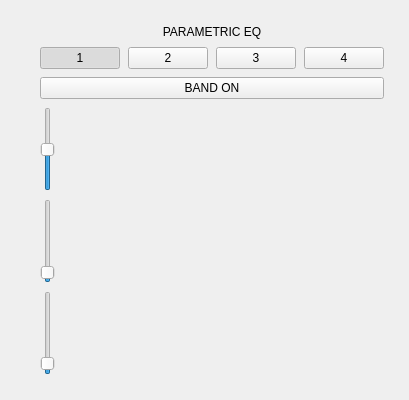
               <widget class="QWidget" name="pageEq">
                <layout class="QHBoxLayout" name="eqLayout" stretch="3,1">
                 <property name="spacing">
                  <number>15</number>
                 </property>
                 <property name="leftMargin">
                  <number>15</number>
                 </property>
                 <property name="topMargin">
                  <number>15</number>
                 </property>
                 <property name="rightMargin">
                  <number>15</number>
                 </property>
                 <property name="bottomMargin">
                  <number>15</number>
                 </property>
                 <item>
                  <widget class="EqGraphWidget" name="EqGraph" native="true"/>
                 </item>
                 <item>
                  <widget class="QFrame" name="eqParamsBox">
                   <property name="cls" stdset="0">
                    <string>DetailSectionBox</string>
                   </property>
                   <layout class="QVBoxLayout" name="eqParamsLayout" stretch="0,0,0,1,1,1">
                    <property name="spacing">
                     <number>8</number>
                    </property>
                    <property name="leftMargin">
                     <number>10</number>
                    </property>
                    <property name="topMargin">
                     <number>10</number>
                    </property>
                    <property name="rightMargin">
                     <number>10</number>
                    </property>
                    <property name="bottomMargin">
                     <number>10</number>
                    </property>
                    <item>
                     <widget class="QLabel" name="eqTitle">
                      <property name="text">
                       <string>PARAMETRIC EQ</string>
                      </property>
                      <property name="alignment">
                       <set>Qt::AlignCenter</set>
                      </property>
                     </widget>
                    </item>
                    <item>
                     <layout class="QHBoxLayout" name="bandSelLayout">
                      <item>
                       <widget class="QPushButton" name="eqBandBtn0">
                        <property name="text">
                         <string>1</string>
                        </property>
                        <property name="checkable">
                         <bool>true</bool>
                        </property>
                        <property name="checked">
                         <bool>true</bool>
                        </property>
                        <property name="cls" stdset="0">
                         <string>EqBandSelectBtn</string>
                        </property>
                       </widget>
                      </item>
                      <item>
                       <widget class="QPushButton" name="eqBandBtn1">
                        <property name="text">
                         <string>2</string>
                        </property>
                        <property name="checkable">
                         <bool>true</bool>
                        </property>
                        <property name="cls" stdset="0">
                         <string>EqBandSelectBtn</string>
                        </property>
                       </widget>
                      </item>
                      <item>
                       <widget class="QPushButton" name="eqBandBtn2">
                        <property name="text">
                         <string>3</string>
                        </property>
                        <property name="checkable">
                         <bool>true</bool>
                        </property>
                        <property name="cls" stdset="0">
                         <string>EqBandSelectBtn</string>
                        </property>
                       </widget>
                      </item>
                      <item>
                       <widget class="QPushButton" name="eqBandBtn3">
                        <property name="text">
                         <string>4</string>
                        </property>
                        <property name="checkable">
                         <bool>true</bool>
                        </property>
                        <property name="cls" stdset="0">
                         <string>EqBandSelectBtn</string>
                        </property>
                       </widget>
                      </item>
                     </layout>
                    </item>
                    <item>
                     <widget class="QPushButton" name="eqBandActiveBtn">
                      <property name="text">
                       <string>BAND ON</string>
                      </property>
                      <property name="checkable">
                       <bool>true</bool>
                      </property>
                      <property name="cls" stdset="0">
                       <string>YellowLedBtn</string>
                      </property>
                     </widget>
                    </item>
                    <item>
                     <widget class="RotaryKnob" name="eqGainKnob">
                      <property name="minimum">
                       <number>-150</number>
                      </property>
                      <property name="maximum">
                       <number>150</number>
                      </property>
                      <property name="value">
                       <number>0</number>
                      </property>
                      <property name="defaultValue" stdset="0">
                       <double>0.000000000000000</double>
                      </property>
                      <property name="label" stdset="0">
                       <string>GAIN</string>
                      </property>
                      <property name="small" stdset="0">
                       <bool>true</bool>
                      </property>
                     </widget>
                    </item>
                    <item>
                     <widget class="RotaryKnob" name="eqFreqKnob">
                      <property name="minimum">
                       <number>20</number>
                      </property>
                      <property name="maximum">
                       <number>20000</number>
                      </property>
                      <property name="value">
                       <number>1000</number>
                      </property>
                      <property name="defaultValue" stdset="0">
                       <double>1000.000000000000000</double>
                      </property>
                      <property name="label" stdset="0">
                       <string>FREQ</string>
                      </property>
                      <property name="small" stdset="0">
                       <bool>true</bool>
                      </property>
                     </widget>
                    </item>
                    <item>
                     <widget class="RotaryKnob" name="eqQKnob">
                      <property name="minimum">
                       <number>5</number>
                      </property>
                      <property name="maximum">
                       <number>100</number>
                      </property>
                      <property name="value">
                       <number>10</number>
                      </property>
                      <property name="defaultValue" stdset="0">
                       <double>10.000000000000000</double>
                      </property>
                      <property name="label" stdset="0">
                       <string>Q</string>
                      </property>
                      <property name="small" stdset="0">
                       <bool>true</bool>
                      </property>
                     </widget>
                    </item>
                   </layout>
                  </widget>
                 </item>
                </layout>
               </widget>
